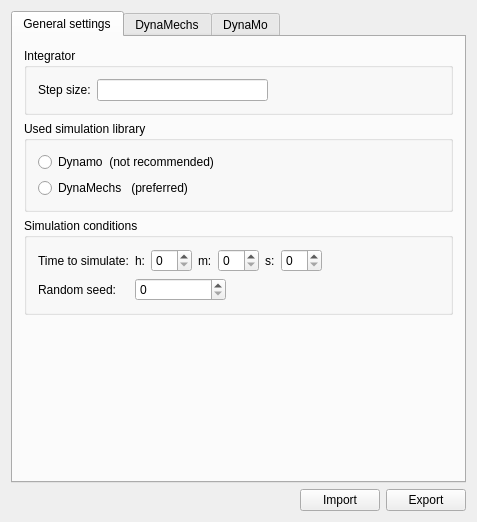
<?xml version="1.0" encoding="UTF-8"?>
<ui version="4.0" stdsetdef="1">
  <author></author>
  <comment></comment>
  <exportmacro></exportmacro>
  <class>SIG_SimulationParameterBase</class>
  <widget class="QWidget" name="SIG_SimulationParameterBase">
    <property name="geometry">
      <rect>
        <x>0</x>
        <y>0</y>
        <width>477</width>
        <height>522</height>
      </rect>
    </property>
    <property name="windowTitle">
      <string>Simulation Parameter</string>
    </property>
    <layout class="QVBoxLayout">
      <property name="margin">
        <number>11</number>
      </property>
      <property name="spacing">
        <number>6</number>
      </property>
      <item>
        <widget class="QTabWidget" name="TabWidget2">
          <widget class="QWidget" name="tab">
            <attribute name="title">
              <string>General settings</string>
            </attribute>
            <layout class="QVBoxLayout">
              <property name="margin">
                <number>11</number>
              </property>
              <property name="spacing">
                <number>6</number>
              </property>
              <item>
                <widget class="QGroupBox" name="groupboxGSIntegrator">
                  <property name="title">
                    <string>Integrator</string>
                  </property>
                  <layout class="QHBoxLayout">
                    <property name="margin">
                      <number>11</number>
                    </property>
                    <property name="spacing">
                      <number>6</number>
                    </property>
                    <item>
                      <widget class="QLabel" name="textlabelStepSize">
                        <property name="text">
                          <string>Step size:</string>
                        </property>
                        <property name="wordWrap">
                          <bool>false</bool>
                        </property>
                      </widget>
                    </item>
                    <item>
                      <widget class="QLineEdit" name="lineeditStepSize"/>
                    </item>
                    <item>
                      <spacer name="Spacer13">
                        <property name="sizeHint">
                          <size>
                            <width>20</width>
                            <height>20</height>
                          </size>
                        </property>
                        <property name="sizeType">
                          <enum>QSizePolicy::Expanding</enum>
                        </property>
                        <property name="orientation">
                          <enum>Qt::Horizontal</enum>
                        </property>
                      </spacer>
                    </item>
                  </layout>
                </widget>
              </item>
              <item>
                <widget class="QGroupBox" name="buttongroupSimulationLibrary">
                  <property name="title">
                    <string>Used simulation library</string>
                  </property>
                  <layout class="QVBoxLayout">
                    <property name="margin">
                      <number>11</number>
                    </property>
                    <property name="spacing">
                      <number>6</number>
                    </property>
                    <item>
                      <widget class="QRadioButton" name="radiobuttonDynamo">
                        <property name="text">
                          <string>Dynamo  (not recommended)</string>
                        </property>
                      </widget>
                    </item>
                    <item>
                      <widget class="QRadioButton" name="radiobuttonDynaMechs">
                        <property name="text">
                          <string>DynaMechs   (preferred)</string>
                        </property>
                      </widget>
                    </item>
                  </layout>
                </widget>
              </item>
              <item>
                <widget class="QGroupBox" name="groupboxSimulationConditions">
                  <property name="title">
                    <string>Simulation conditions</string>
                  </property>
                  <layout class="QGridLayout">
                    <property name="margin">
                      <number>11</number>
                    </property>
                    <property name="spacing">
                      <number>6</number>
                    </property>
                    <item row="0" column="1" rowspan="1" colspan="2">
                      <layout class="QHBoxLayout">
                        <property name="margin">
                          <number>0</number>
                        </property>
                        <property name="spacing">
                          <number>6</number>
                        </property>
                        <item>
                          <widget class="QLabel" name="textlabelHours">
                            <property name="text">
                              <string>h:</string>
                            </property>
                            <property name="wordWrap">
                              <bool>false</bool>
                            </property>
                          </widget>
                        </item>
                        <item>
                          <widget class="QSpinBox" name="spinboxHours">
                            <property name="maximum">
                              <number>23</number>
                            </property>
                          </widget>
                        </item>
                        <item>
                          <widget class="QLabel" name="textlabelMins">
                            <property name="text">
                              <string>m:</string>
                            </property>
                            <property name="wordWrap">
                              <bool>false</bool>
                            </property>
                          </widget>
                        </item>
                        <item>
                          <widget class="QSpinBox" name="spinboxMins">
                            <property name="maximum">
                              <number>59</number>
                            </property>
                          </widget>
                        </item>
                        <item>
                          <widget class="QLabel" name="textlabelSecs">
                            <property name="text">
                              <string>s:</string>
                            </property>
                            <property name="wordWrap">
                              <bool>false</bool>
                            </property>
                          </widget>
                        </item>
                        <item>
                          <widget class="QSpinBox" name="spinboxSecs">
                            <property name="maximum">
                              <number>59</number>
                            </property>
                          </widget>
                        </item>
                      </layout>
                    </item>
                    <item row="0" column="0">
                      <widget class="QLabel" name="textlabelTimeToSimulate">
                        <property name="text">
                          <string>Time to simulate:</string>
                        </property>
                        <property name="wordWrap">
                          <bool>false</bool>
                        </property>
                      </widget>
                    </item>
                    <item row="1" column="0">
                      <widget class="QLabel" name="textlabelRandomSeed">
                        <property name="text">
                          <string>Random seed:</string>
                        </property>
                        <property name="wordWrap">
                          <bool>false</bool>
                        </property>
                      </widget>
                    </item>
                    <item row="1" column="1">
                      <widget class="QSpinBox" name="spinboxRandomSeed">
                        <property name="suffix">
                          <string/>
                        </property>
                        <property name="maximum">
                          <number>32000</number>
                        </property>
                      </widget>
                    </item>
                    <item row="0" column="3">
                      <spacer name="Spacer27">
                        <property name="sizeHint">
                          <size>
                            <width>20</width>
                            <height>20</height>
                          </size>
                        </property>
                        <property name="sizeType">
                          <enum>QSizePolicy::Expanding</enum>
                        </property>
                        <property name="orientation">
                          <enum>Qt::Horizontal</enum>
                        </property>
                      </spacer>
                    </item>
                    <item row="1" column="2" rowspan="1" colspan="2">
                      <spacer name="spacerRandomSeed">
                        <property name="sizeHint">
                          <size>
                            <width>20</width>
                            <height>20</height>
                          </size>
                        </property>
                        <property name="sizeType">
                          <enum>QSizePolicy::Expanding</enum>
                        </property>
                        <property name="orientation">
                          <enum>Qt::Horizontal</enum>
                        </property>
                      </spacer>
                    </item>
                  </layout>
                </widget>
              </item>
              <item>
                <spacer name="Spacer7">
                  <property name="sizeHint">
                    <size>
                      <width>20</width>
                      <height>20</height>
                    </size>
                  </property>
                  <property name="sizeType">
                    <enum>QSizePolicy::Expanding</enum>
                  </property>
                  <property name="orientation">
                    <enum>Qt::Vertical</enum>
                  </property>
                </spacer>
              </item>
            </layout>
          </widget>
          <widget class="QWidget" name="tab1">
            <attribute name="title">
              <string>DynaMechs</string>
            </attribute>
            <layout class="QVBoxLayout">
              <property name="margin">
                <number>11</number>
              </property>
              <property name="spacing">
                <number>6</number>
              </property>
              <item>
                <widget class="QGroupBox" name="groupboxDynaMechsIntegrator">
                  <property name="title">
                    <string>Integrator</string>
                  </property>
                  <layout class="QHBoxLayout">
                    <property name="margin">
                      <number>11</number>
                    </property>
                    <property name="spacing">
                      <number>6</number>
                    </property>
                    <item>
                      <widget class="QLabel" name="textlabelDynaMechsIntegrator">
                        <property name="text">
                          <string>Type:</string>
                        </property>
                        <property name="wordWrap">
                          <bool>false</bool>
                        </property>
                      </widget>
                    </item>
                    <item>
                      <widget class="QComboBox" name="comboboxDynaMechsIntegrator">
                        <item>
                          <property name="text">
                            <string>Euler</string>
                          </property>
                        </item>
                        <item>
                          <property name="text">
                            <string>Runge-Kutta 4</string>
                          </property>
                        </item>
                        <item>
                          <property name="text">
                            <string>Runge-Kutta 45</string>
                          </property>
                        </item>
                      </widget>
                    </item>
                    <item>
                      <spacer name="Spacer12">
                        <property name="sizeHint">
                          <size>
                            <width>20</width>
                            <height>20</height>
                          </size>
                        </property>
                        <property name="sizeType">
                          <enum>QSizePolicy::Expanding</enum>
                        </property>
                        <property name="orientation">
                          <enum>Qt::Horizontal</enum>
                        </property>
                      </spacer>
                    </item>
                  </layout>
                </widget>
              </item>
              <item>
                <widget class="QGroupBox" name="groupboxJointConstants">
                  <property name="title">
                    <string>Joint constants</string>
                  </property>
                  <layout class="QGridLayout">
                    <property name="margin">
                      <number>11</number>
                    </property>
                    <property name="spacing">
                      <number>6</number>
                    </property>
                    <item row="0" column="0">
                      <widget class="QLabel" name="textlabelJointlimitsSpringConstant">
                        <property name="text">
                          <string>Joint limits spring constant:</string>
                        </property>
                        <property name="wordWrap">
                          <bool>false</bool>
                        </property>
                      </widget>
                    </item>
                    <item row="0" column="1">
                      <widget class="QLineEdit" name="lineeditJointlimitsSpringConstant"/>
                    </item>
                    <item row="2" column="1">
                      <widget class="QLineEdit" name="lineeditJointfrictionConstant"/>
                    </item>
                    <item row="2" column="0">
                      <widget class="QLabel" name="textlabelJointfrictionConstant">
                        <property name="text">
                          <string>Joint friction constant:</string>
                        </property>
                        <property name="wordWrap">
                          <bool>false</bool>
                        </property>
                      </widget>
                    </item>
                    <item row="1" column="1">
                      <widget class="QLineEdit" name="lineeditJointlimitsDamperConstant"/>
                    </item>
                    <item row="1" column="0">
                      <widget class="QLabel" name="textlabelJointlimitsDamperConstant">
                        <property name="text">
                          <string>Joint limits damper constant:</string>
                        </property>
                        <property name="wordWrap">
                          <bool>false</bool>
                        </property>
                      </widget>
                    </item>
                  </layout>
                </widget>
              </item>
              <item>
                <spacer name="Spacer22">
                  <property name="sizeHint">
                    <size>
                      <width>20</width>
                      <height>20</height>
                    </size>
                  </property>
                  <property name="sizeType">
                    <enum>QSizePolicy::Expanding</enum>
                  </property>
                  <property name="orientation">
                    <enum>Qt::Vertical</enum>
                  </property>
                </spacer>
              </item>
            </layout>
          </widget>
          <widget class="QWidget" name="tab2">
            <attribute name="title">
              <string>DynaMo</string>
            </attribute>
            <layout class="QVBoxLayout">
              <property name="margin">
                <number>11</number>
              </property>
              <property name="spacing">
                <number>6</number>
              </property>
              <item>
                <widget class="QGroupBox" name="GroupBox5">
                  <property name="title">
                    <string>Integrator</string>
                  </property>
                  <layout class="QGridLayout">
                    <property name="margin">
                      <number>11</number>
                    </property>
                    <property name="spacing">
                      <number>6</number>
                    </property>
                    <item row="0" column="0">
                      <widget class="QLabel" name="textlabelIntegrator">
                        <property name="text">
                          <string>Type:</string>
                        </property>
                        <property name="wordWrap">
                          <bool>false</bool>
                        </property>
                      </widget>
                    </item>
                    <item row="1" column="0">
                      <widget class="QLabel" name="textlabelSolveMode">
                        <property name="text">
                          <string>Solve mode:</string>
                        </property>
                        <property name="wordWrap">
                          <bool>false</bool>
                        </property>
                      </widget>
                    </item>
                    <item row="0" column="1">
                      <widget class="QComboBox" name="comboboxIntegrator">
                        <item>
                          <property name="text">
                            <string>Runge-Kutta 4</string>
                          </property>
                        </item>
                        <item>
                          <property name="text">
                            <string>Runge-Kutta 2</string>
                          </property>
                        </item>
                        <item>
                          <property name="text">
                            <string>Double Euler</string>
                          </property>
                        </item>
                        <item>
                          <property name="text">
                            <string>Euler</string>
                          </property>
                        </item>
                      </widget>
                    </item>
                    <item row="1" column="1">
                      <widget class="QComboBox" name="comboboxSolveMode">
                        <item>
                          <property name="text">
                            <string>Singular value decomposition</string>
                          </property>
                        </item>
                        <item>
                          <property name="text">
                            <string>Conjugate gradient</string>
                          </property>
                        </item>
                        <item>
                          <property name="text">
                            <string>LU decomposition</string>
                          </property>
                        </item>
                      </widget>
                    </item>
                    <item row="0" column="2">
                      <spacer name="spacerType">
                        <property name="sizeHint">
                          <size>
                            <width>20</width>
                            <height>20</height>
                          </size>
                        </property>
                        <property name="sizeType">
                          <enum>QSizePolicy::Expanding</enum>
                        </property>
                        <property name="orientation">
                          <enum>Qt::Horizontal</enum>
                        </property>
                      </spacer>
                    </item>
                    <item row="1" column="2">
                      <spacer name="spacerSolveMode">
                        <property name="sizeHint">
                          <size>
                            <width>20</width>
                            <height>20</height>
                          </size>
                        </property>
                        <property name="sizeType">
                          <enum>QSizePolicy::Expanding</enum>
                        </property>
                        <property name="orientation">
                          <enum>Qt::Horizontal</enum>
                        </property>
                      </spacer>
                    </item>
                  </layout>
                </widget>
              </item>
              <item>
                <widget class="QGroupBox" name="ButtonGroup3">
                  <property name="title">
                    <string>Constraint manager mode</string>
                  </property>
                  <layout class="QHBoxLayout">
                    <property name="margin">
                      <number>11</number>
                    </property>
                    <property name="spacing">
                      <number>6</number>
                    </property>
                    <item>
                      <widget class="QRadioButton" name="radiobuttonCMModeAnalytical">
                        <property name="text">
                          <string>Analytical</string>
                        </property>
                      </widget>
                    </item>
                    <item>
                      <widget class="QRadioButton" name="radiobuttonCMModeEmpirical">
                        <property name="text">
                          <string>Empirical</string>
                        </property>
                      </widget>
                    </item>
                  </layout>
                </widget>
              </item>
              <item>
                <widget class="QGroupBox" name="groupboxPerformance">
                  <property name="title">
                    <string>Performance settings</string>
                  </property>
                  <layout class="QVBoxLayout">
                    <property name="margin">
                      <number>11</number>
                    </property>
                    <property name="spacing">
                      <number>6</number>
                    </property>
                    <item>
                      <layout class="QHBoxLayout">
                        <property name="margin">
                          <number>0</number>
                        </property>
                        <property name="spacing">
                          <number>6</number>
                        </property>
                        <item>
                          <widget class="QLabel" name="textlabelMaximalError">
                            <property name="text">
                              <string>Maximum error:</string>
                            </property>
                            <property name="wordWrap">
                              <bool>false</bool>
                            </property>
                          </widget>
                        </item>
                        <item>
                          <widget class="QLineEdit" name="lineeditMaximalError"/>
                        </item>
                      </layout>
                    </item>
                    <item>
                      <layout class="QGridLayout">
                        <property name="margin">
                          <number>0</number>
                        </property>
                        <property name="spacing">
                          <number>6</number>
                        </property>
                        <item row="1" column="0">
                          <widget class="QLabel" name="textlabelMaximalIterations">
                            <property name="text">
                              <string>Maximum iterations:</string>
                            </property>
                            <property name="wordWrap">
                              <bool>false</bool>
                            </property>
                          </widget>
                        </item>
                        <item row="2" column="0">
                          <widget class="QLabel" name="textlabelMaximalCollisionLoops">
                            <property name="text">
                              <string>Max. collision loops:</string>
                            </property>
                            <property name="wordWrap">
                              <bool>false</bool>
                            </property>
                          </widget>
                        </item>
                        <item row="2" column="2">
                          <spacer name="Spacer10">
                            <property name="sizeHint">
                              <size>
                                <width>20</width>
                                <height>20</height>
                              </size>
                            </property>
                            <property name="sizeType">
                              <enum>QSizePolicy::Expanding</enum>
                            </property>
                            <property name="orientation">
                              <enum>Qt::Horizontal</enum>
                            </property>
                          </spacer>
                        </item>
                        <item row="2" column="1">
                          <widget class="QSpinBox" name="spinboxMaximalCollisionLoops">
                            <property name="maximum">
                              <number>32000</number>
                            </property>
                          </widget>
                        </item>
                        <item row="0" column="2">
                          <spacer name="Spacer8">
                            <property name="sizeHint">
                              <size>
                                <width>20</width>
                                <height>20</height>
                              </size>
                            </property>
                            <property name="sizeType">
                              <enum>QSizePolicy::Expanding</enum>
                            </property>
                            <property name="orientation">
                              <enum>Qt::Horizontal</enum>
                            </property>
                          </spacer>
                        </item>
                        <item row="0" column="1">
                          <widget class="QSpinBox" name="spinboxSkippedFrames">
                            <property name="maximum">
                              <number>32000</number>
                            </property>
                          </widget>
                        </item>
                        <item row="0" column="0">
                          <widget class="QLabel" name="textlabelSkippedFrames">
                            <property name="text">
                              <string>Skipped frames:</string>
                            </property>
                            <property name="wordWrap">
                              <bool>false</bool>
                            </property>
                          </widget>
                        </item>
                        <item row="1" column="1">
                          <widget class="QSpinBox" name="spinboxMaximalIterations">
                            <property name="maximum">
                              <number>32000</number>
                            </property>
                          </widget>
                        </item>
                        <item row="1" column="2">
                          <spacer name="Spacer9">
                            <property name="sizeHint">
                              <size>
                                <width>20</width>
                                <height>20</height>
                              </size>
                            </property>
                            <property name="sizeType">
                              <enum>QSizePolicy::Expanding</enum>
                            </property>
                            <property name="orientation">
                              <enum>Qt::Horizontal</enum>
                            </property>
                          </spacer>
                        </item>
                      </layout>
                    </item>
                  </layout>
                </widget>
              </item>
              <item>
                <widget class="QGroupBox" name="groupboxSOLID">
                  <property name="title">
                    <string>SOLID</string>
                  </property>
                  <layout class="QHBoxLayout">
                    <property name="margin">
                      <number>11</number>
                    </property>
                    <property name="spacing">
                      <number>6</number>
                    </property>
                    <item>
                      <widget class="QLabel" name="textlabelMaxSOLIDIterations">
                        <property name="text">
                          <string>Max. iterations:</string>
                        </property>
                        <property name="wordWrap">
                          <bool>false</bool>
                        </property>
                      </widget>
                    </item>
                    <item>
                      <widget class="QSpinBox" name="spinboxMaxSOLIDIterations">
                        <property name="minimum">
                          <number>1</number>
                        </property>
                        <property name="value">
                          <number>1</number>
                        </property>
                      </widget>
                    </item>
                    <item>
                      <spacer name="spacerMaxSOLIDIterations">
                        <property name="sizeHint">
                          <size>
                            <width>20</width>
                            <height>20</height>
                          </size>
                        </property>
                        <property name="sizeType">
                          <enum>QSizePolicy::Expanding</enum>
                        </property>
                        <property name="orientation">
                          <enum>Qt::Horizontal</enum>
                        </property>
                      </spacer>
                    </item>
                  </layout>
                </widget>
              </item>
              <item>
                <spacer name="Spacer11">
                  <property name="sizeHint">
                    <size>
                      <width>20</width>
                      <height>20</height>
                    </size>
                  </property>
                  <property name="sizeType">
                    <enum>QSizePolicy::Expanding</enum>
                  </property>
                  <property name="orientation">
                    <enum>Qt::Vertical</enum>
                  </property>
                </spacer>
              </item>
            </layout>
          </widget>
        </widget>
      </item>
      <item>
        <layout class="QHBoxLayout">
          <property name="margin">
            <number>0</number>
          </property>
          <property name="spacing">
            <number>6</number>
          </property>
          <item>
            <spacer name="spacerImportExport">
              <property name="sizeHint">
                <size>
                  <width>20</width>
                  <height>20</height>
                </size>
              </property>
              <property name="sizeType">
                <enum>QSizePolicy::Expanding</enum>
              </property>
              <property name="orientation">
                <enum>Qt::Horizontal</enum>
              </property>
            </spacer>
          </item>
          <item>
            <widget class="QPushButton" name="pushbuttonImport">
              <property name="text">
                <string>Import</string>
              </property>
            </widget>
          </item>
          <item>
            <widget class="QPushButton" name="pushbuttonExport">
              <property name="text">
                <string>Export</string>
              </property>
            </widget>
          </item>
        </layout>
      </item>
    </layout>
  </widget>
  <tabstops>
    <tabstop>TabWidget2</tabstop>
    <tabstop>lineeditStepSize</tabstop>
    <tabstop>radiobuttonDynamo</tabstop>
    <tabstop>radiobuttonDynaMechs</tabstop>
    <tabstop>spinboxHours</tabstop>
    <tabstop>spinboxMins</tabstop>
    <tabstop>spinboxSecs</tabstop>
    <tabstop>spinboxRandomSeed</tabstop>
    <tabstop>comboboxIntegrator</tabstop>
    <tabstop>comboboxSolveMode</tabstop>
    <tabstop>radiobuttonCMModeAnalytical</tabstop>
    <tabstop>radiobuttonCMModeEmpirical</tabstop>
    <tabstop>lineeditMaximalError</tabstop>
    <tabstop>spinboxSkippedFrames</tabstop>
    <tabstop>spinboxMaximalIterations</tabstop>
    <tabstop>spinboxMaximalCollisionLoops</tabstop>
    <tabstop>spinboxMaxSOLIDIterations</tabstop>
    <tabstop>comboboxDynaMechsIntegrator</tabstop>
    <tabstop>pushbuttonImport</tabstop>
    <tabstop>pushbuttonExport</tabstop>
  </tabstops>
</ui>
